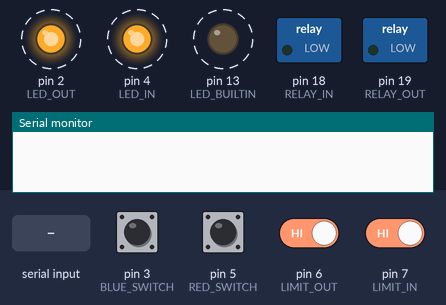
A program run on a simulated Arduino Uno, built with avr-gcc and run on an emulated ATmega328P. Parts: switched loads named in the program (green lamp = pin HIGH), output pins drawn as LEDs (lit = HIGH), the last lines printed to the serial monitor. Dashed ring = blinking. The test bench sets the inputs (shaded band); at power-on: pin 3 (BLUE_SWITCH), pin 5 (RED_SWITCH), pin 6 (LIMIT_OUT), pin 7 (LIMIT_IN) HIGH.

Above: at 0.45 s.
1.3 s: pin 6 (LIMIT_OUT) driven LOW
At 1.71 s:
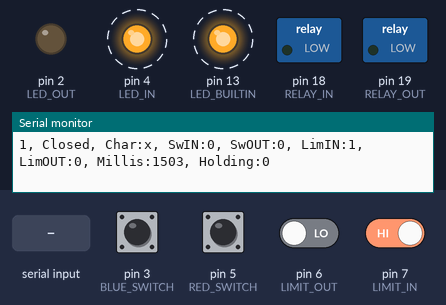
4.3 s: pin 3 (BLUE_SWITCH) pulled LOW for 0.15 s
At 4.9 s:
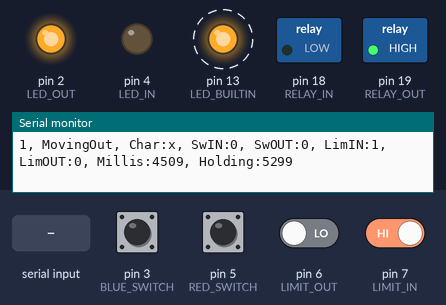
7.3 s: pin 6 (LIMIT_OUT) driven HIGH
At 7.58 s:
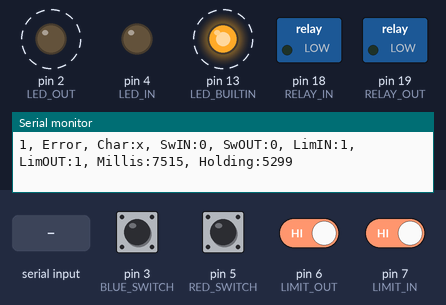
10.3 s: pin 7 (LIMIT_IN) driven LOW
At 10.35 s:
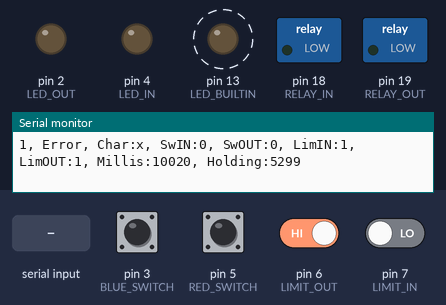
13.3 s: pin 5 (RED_SWITCH) pulled LOW for 0.15 s
At 13.9 s:
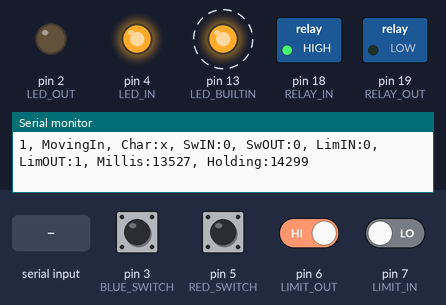
16.3 s: "i" received over Serial
At 17.8 s:
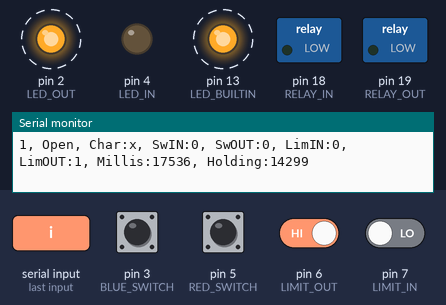
Timing chart, 0 to 20.3 s (numbered marks = the images above; inputs shaded):
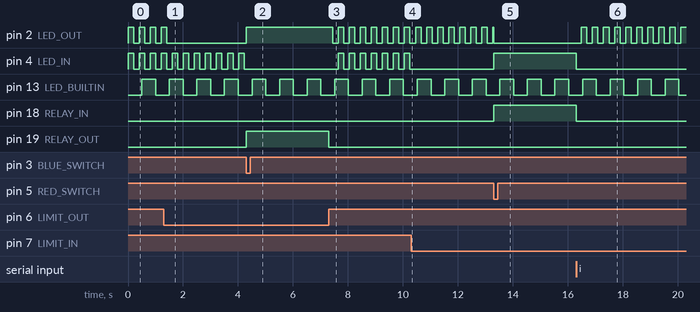

The program:

main.cpp
```cpp
// (licence header left out)
#include <Arduino.h>

/** Seeeduino v4.2 Specific **/
#define LED_OFF LOW
#define LED_ON HIGH

#define LED_OUT 2 // PD2  // e.g. blue LED
//#define BLUE_SWITCH PIN_WIRE_SDA
#define BLUE_SWITCH 3 // PD3

#define LED_IN 4   // e.g. Red LED
#define RED_SWITCH 5 // PD5

#define LIMIT_IN 7 // White Grove connector PD6
#define LIMIT_OUT  6  // Grove Yellow

#define RELAY_IN SDA
#define RELAY_OUT SCL // PB0

#define RELAY_OFF LOW
#define RELAY_ON HIGH
#define ADDRESS 1
/** end Seeeduino v4.2 Specific **/


bool sensorLimIn, sensorLimOut;
unsigned long holding, hold_stop;
// Commands
bool switchIn, switchOut, stop;
char in_char;

void led_loop();
void print_loop();


enum arm_state
{
    stopped,
    moving_in,
    moving_out,
    fully_closed,
    fully_open,
    error
} state;

const char* getStateName(enum arm_state state)
{
    switch (state)
    {
        case stopped: return    "Stopped";
        case moving_in: return  "MovingIn";
        case moving_out: return "MovingOut";
        case fully_closed: return "Closed";
        case fully_open: return  "Open";
        case error: return  "Error";
        default: return "";
    }
}

void setup()
{
    // initialize LED digital pin as an output.
    pinMode(LED_BUILTIN, OUTPUT);
    pinMode(LED_OUT, OUTPUT);
    pinMode(LED_IN, OUTPUT);
    pinMode(RELAY_IN, OUTPUT);
    pinMode(RELAY_OUT, OUTPUT);

    digitalWrite(RELAY_IN, RELAY_OFF);
    digitalWrite(RELAY_OUT, RELAY_OFF);

    pinMode(BLUE_SWITCH, INPUT_PULLUP);
    pinMode(RED_SWITCH, INPUT_PULLUP);

    pinMode(LIMIT_OUT, INPUT_PULLUP);
    pinMode(LIMIT_IN,  INPUT_PULLUP);

    state = stopped;
    // Start serial port
    Serial.begin(115200);
    in_char = 'x';
}

void fast_loop()     //fast Loop
{

    int iByte = 0; // for incoming serial data
    const long debounce = 1000;
    //const long debounce2 = 500; // 0.5 s
    const long in_extend = 1000;

    //in_char = 'x';
    //if ((in_char == 'x') ){
    while (Serial.available() > 0) {
        // read incoming bytes, store last:
        iByte = Serial.read();
        if (iByte == 'i' || iByte == 'I')
            in_char = 'i';
        else if (iByte == 'o' || iByte == 'O')
            in_char = 'o';
        else if (iByte == 's' || iByte == 'S')
            in_char = 's';
        //         else
        //             in_char = 'x';
    }

    unsigned long now = millis();
    sensorLimIn = digitalRead(LIMIT_IN);
    sensorLimOut = digitalRead(LIMIT_OUT);
    switchIn  = 0;
    switchOut = 0;
    if (in_char=='o'){
        in_char   = 'x';
        switchOut = 1;
    }
    else if ((now > holding) && !digitalRead(BLUE_SWITCH) ){
        holding = now + debounce;
        switchOut = 1;
    }
    else if (in_char=='i'){
        in_char  = 'x';
        switchIn = 1;
    }
    else if ((now > holding) && !digitalRead(RED_SWITCH) ){
        holding = now + debounce;
        switchIn = 1;
    }

    //!digitalRead(RED_SWITCH) || (in_char=='i'); // red
    //switchIn = !digitalRead(RED_SWITCH) || (in_char=='i'); // red
    //switchOut = !digitalRead(BLUE_SWITCH) || (in_char=='o');  // blue
    if (in_char=='s') {
        in_char = 'x';
        stop = 1;
    }
    //switchIn = !digitalRead(RED_SWITCH); // red
    //switchOut = !digitalRead(BLUE_SWITCH);  // blue


    if (sensorLimIn && sensorLimOut )
        state = error;

    switch (state) {
        case stopped:
            digitalWrite(RELAY_IN, RELAY_OFF);
            digitalWrite(RELAY_OUT, RELAY_OFF);
            digitalWrite(LED_OUT, LED_OFF);
            digitalWrite(LED_IN, LED_OFF);
            if (sensorLimIn && !sensorLimOut )
                state = fully_closed;
            else if (!sensorLimIn && sensorLimOut )
                state = fully_open;
            else if ( switchIn && !sensorLimIn ) {
                state = moving_in;
                Serial.println(F("STOP->MOV_IN"));
            }
            else if (switchOut && !sensorLimOut)
                state = moving_out;
            break;
        case moving_in:
            digitalWrite(RELAY_IN, RELAY_ON);
            digitalWrite(RELAY_OUT, RELAY_OFF);
            digitalWrite(LED_OUT, LED_OFF); //
            digitalWrite(LED_IN, LED_ON);
            if (sensorLimIn) {
                hold_stop = now + in_extend;
                state = fully_closed;
            }
            else if ( switchIn || switchOut) {
                state = stopped;
                Serial.println(F("MOV_IN->STOP")) ;
            }
            break;
        case moving_out:
            digitalWrite(RELAY_IN, RELAY_OFF);
            digitalWrite(RELAY_OUT, RELAY_ON);
            digitalWrite(LED_OUT, LED_ON);
            digitalWrite(LED_IN, LED_OFF);
            if (sensorLimOut)
                state = fully_open;
            //Serial.println(F("Moving->fully_open"));

            if (switchOut || switchIn)
                state = stopped;
            //Serial.println(F("OUT->STOP"));
            break;
        case fully_closed:
            if(now > hold_stop) { // Extended Inbound travel
                digitalWrite(RELAY_IN, RELAY_OFF);
                digitalWrite(RELAY_OUT, RELAY_OFF);
            }
            if (switchOut)
                state = moving_out;
            break;
        case fully_open:
            digitalWrite(RELAY_IN, RELAY_OFF);
            digitalWrite(RELAY_OUT, RELAY_OFF);
            if (switchIn)
                state = moving_in;
            break;
        case error:
            digitalWrite(RELAY_IN, RELAY_OFF);
            digitalWrite(RELAY_OUT, RELAY_OFF);
            if (sensorLimIn && !sensorLimOut )
                state = fully_closed;
            else if ( !sensorLimIn && sensorLimOut )
                state = fully_open;
            else if ( !sensorLimIn && !sensorLimOut )
                state = stopped;
            break;
        default:
            state = stopped;
    }

}

void loop() {

    fast_loop();
    print_loop();  // Slow print loop
    led_loop();  // Slow blink loop
}

// Slow blink loop
void led_loop() {

    static unsigned long nextTime = 0;
    const long interval = 200;
    static bool led_state = LOW;

    unsigned long now = millis();

    if ( now > nextTime ) {
        nextTime = now + interval;
        led_state = !led_state;
        switch (state)
        {
            case fully_closed:
                digitalWrite(LED_IN, led_state);
                digitalWrite(LED_OUT, LED_OFF);
                break;
            case fully_open:
                digitalWrite(LED_IN, LED_OFF);
                digitalWrite(LED_OUT, led_state);
                break;
            case error:
                digitalWrite(LED_IN, led_state);
                digitalWrite(LED_OUT, led_state);
            default:;
        }
    }
}

void print_loop() {

    static unsigned long lastTime = 0;
    const long print_interval = 500;
    static bool led_state = 0;

    unsigned long now = millis();

    if ( now - lastTime > print_interval ) {
        //state = 1;
        lastTime = now;
        //Serial.print(state);
        Serial.print(ADDRESS);
        Serial.print(F(", "));
        Serial.print(getStateName(state));
        Serial.print(F(", Char:"));
        Serial.print(in_char);
        Serial.print(F(", SwIN:"));
        Serial.print(switchIn, DEC);
        Serial.print(F(", SwOUT:"));
        Serial.print(switchOut, DEC);
        Serial.print(F(", LimIN:"));
        Serial.print(sensorLimIn, DEC);
        Serial.print(F(", LimOUT:"));
        Serial.print(sensorLimOut, DEC);
        Serial.print(F(", Millis:"));
        Serial.print(now, DEC);
        Serial.print(F(", Holding:"));
        Serial.println(holding, DEC);
        /* Then, later in main: */
        //printf("%s", getDayName(TheDay));
        //Serial.println(F(" end"));
        if (led_state ) {
            digitalWrite(LED_BUILTIN, LOW);
            led_state = 0;
        }
        else {
            digitalWrite(LED_BUILTIN, HIGH);
            led_state = 1;
        }
    }
    // printf("%s", getDayName(TheDay));
}

// vim: syntax=cpp ts=4 sw=4 sts=4 sr et
```

Measured:
- after the input at 1.3 s, pin 2 (LED_OUT): goes on until 1.4 s, then stays LOW
- after the input at 4.3 s, pin 2 (LED_OUT), pin 19 (RELAY_OUT): LOW → HIGH at once; pin 4 (LED_IN): stops changing and stays LOW
- after the input at 7.3 s, pin 2 (LED_OUT): alternates HIGH for 0.20 s and LOW for 0.20 s, starting after 0.14 s; pin 4 (LED_IN): alternates HIGH for 0.20 s and LOW for 0.20 s, starting after 0.34 s; pin 19 (RELAY_OUT): HIGH → LOW at once
- after the input at 10.3 s, pin 4 (LED_IN): stops changing and stays LOW
- after the input at 13.3 s, pin 4 (LED_IN), pin 18 (RELAY_IN): LOW → HIGH at once
- after the input at 16.3 s, pin 2 (LED_OUT): alternates HIGH for 0.20 s and LOW for 0.20 s, starting after 0.19 s; pin 4 (LED_IN), pin 18 (RELAY_IN): HIGH → LOW at once
- by itself, pin 2 (LED_OUT), pin 4 (LED_IN): alternates HIGH for 0.20 s and LOW for 0.20 s
- by itself, pin 13 (LED_BUILTIN): alternates HIGH for 0.50 s and LOW for 0.50 s
